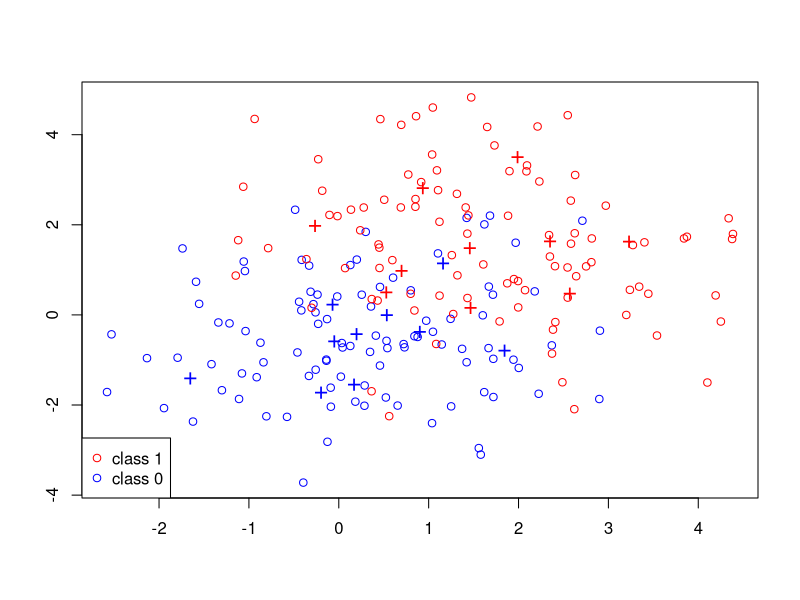

The R source for this figure:
## ---- chunk 1
#include necessary libraries
library(ggplot2)
library(class) 

#set seed to ensure reproducibility
set.seed(8259)
## ---- chunk 2
#create 10 centers for each class
csize = 10;       # number of centers
p = 2;      #dimension size
s = 1;      # sd for generating the centers within each class as well as for x         
#m0 include 10 center coordinates for class 1, following a normal distribution with 
#mean=(0, 0) and sd=1; m1 also include 10 center coordinates for class 2, following a normal distribution with mean=(1, 1) and sd=1;
m0 = matrix(rnorm(csize*p), csize, p)*s + cbind(rep(0,csize), rep(0,csize));
m1 = matrix(rnorm(csize*p), csize, p)*s + cbind(rep(2,csize), rep(2,csize));
## ---- chunk 3
#Generating training data
n = 100;  # n data for each class
# Randomly allocate the n samples for class 0  to the 10 clusters
id0 = sample(1:csize, n, replace = TRUE);
# Randomly allocate the n samples for class 1 to the 10 clusters
id1 = sample(1:csize, n, replace = TRUE);  

traindata = matrix(rnorm(2*n*p), 2*n, p)*s + rbind(m0[id0,], m1[id1,]);
Ytrain = factor(c(rep(0,n), rep(1,n)));

#Generating test data
N = 5000;  
# Randomly allocate the N samples for class 0  to the 10 clusters
id0 = sample(1:csize, N, replace=TRUE);
# Randomly allocate the n samples for class 1 to the 10 clusters
id1 = sample(1:csize, N, replace=TRUE); 
testdata = matrix(rnorm(2*N*p), 2*N, p)*s + rbind(m0[id0,], m1[id1,]);
Ytest = factor(c(rep(0,N), rep(1,N)));

#Visualizing training data 
plot(traindata[, 1], traindata[, 2], type = "n", xlab = "", ylab = "")

points(traindata[1:n, 1], traindata[1:n, 2], col = "blue");
points(traindata[(n+1):(2*n), 1], traindata[(n+1):(2*n), 2], col="red"); 

points(m0[1:csize, 1], m0[1:csize, 2], pch="+", cex=1.5, col="blue");    
points(m1[1:csize, 1], m1[1:csize, 2], pch="+", cex=1.5, col="red");   

legend("bottomleft", pch = c(1,1), col = c("red", "blue"), 
       legend = c("class 1", "class 0"))

#Linear regression with cut-off value 0.5
LR_Model = lm(as.numeric(Ytrain) - 1 ~ traindata)
Ytrain_pred_LR = as.numeric(LR_Model$fitted > 0.5)

Ytest_pred_LR = LR_Model$coef[1] + LR_Model$coef[2] * testdata[,1] + 
  LR_Model$coef[3] * testdata[,2]
Ytest_pred_LR = as.numeric(Ytest_pred_LR > 0.5)

train.err.LR = sum(Ytrain !=  Ytrain_pred_LR) / (2*n);  
test.err.LR = sum(Ytest !=  Ytest_pred_LR) / (2*N);

#Quadratic regression with cut-off value 0.5
QR_Model = lm(as.numeric(Ytrain) - 1 ~ traindata[,1] + traindata[,2] + 
                I(traindata[,1] * traindata[,2]) + I(traindata[,1]^2) + I(traindata[,2]^2))
Ytrain_pred_QR = as.numeric(QR_Model$fitted > 0.5)

Ytest_pred_QR = QR_Model$coef[1] + QR_Model$coef[2] * testdata[,1] + 
  QR_Model$coef[3] * testdata[,2] + QR_Model$coef[4] * (testdata[,1] * testdata[,2]) +
  QR_Model$coef[5] * testdata[,1]^2 + QR_Model$coef[6] * testdata[,2]^2
Ytest_pred_QR = as.numeric(Ytest_pred_QR > 0.5)

table(Ytrain, Ytrain_pred_QR);
train.err.QR = sum(Ytrain !=  Ytrain_pred_QR) / (2*n);  

table(Ytest, Ytest_pred_QR); 
test.err.QR = sum(Ytest !=  Ytest_pred_QR) / (2*N);

#kNN classification with k chosen by 10-fold cross-validation

#Bayes rule
mixnorm=function(x){
  ## return the density ratio for a point x, where each 
  ## density is a mixture of normal with 10 components
  sum(exp(-apply((t(m0)-x)^2, 2, sum)/2))/sum(exp(-apply((t(m1)-x)^2, 2, sum)/2))
}

Ytest_pred_Bayes = apply(testdata, 1, mixnorm)
Ytest_pred_Bayes = as.numeric(Ytest_pred_Bayes < 1);
table(Ytest, Ytest_pred_Bayes); 
test.err.Bayes = sum(Ytest !=  Ytest_pred_Bayes) / (2*N)
